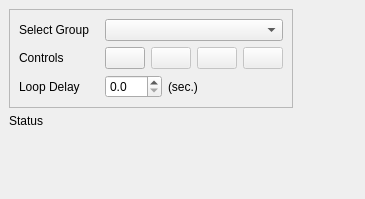
<?xml version="1.0" encoding="UTF-8"?>
<ui version="4.0">
 <class>LoopVisibleLayersDock</class>
 <widget class="QDockWidget" name="LoopVisibleLayersDock">
  <property name="geometry">
   <rect>
    <x>0</x>
    <y>0</y>
    <width>365</width>
    <height>199</height>
   </rect>
  </property>
  <property name="windowTitle">
   <string>Loop Visible Layers</string>
  </property>
  <widget class="QWidget" name="dockWidgetContents">
   <layout class="QGridLayout" name="gridLayout">
    <item row="0" column="1">
     <spacer name="horizontalSpacer_2">
      <property name="orientation">
       <enum>Qt::Horizontal</enum>
      </property>
      <property name="sizeHint" stdset="0">
       <size>
        <width>40</width>
        <height>20</height>
       </size>
      </property>
     </spacer>
    </item>
    <item row="4" column="0">
     <spacer name="verticalSpacer">
      <property name="orientation">
       <enum>Qt::Vertical</enum>
      </property>
      <property name="sizeHint" stdset="0">
       <size>
        <width>20</width>
        <height>40</height>
       </size>
      </property>
     </spacer>
    </item>
    <item row="0" column="0">
     <widget class="QFrame" name="frame">
      <property name="frameShape">
       <enum>QFrame::StyledPanel</enum>
      </property>
      <layout class="QGridLayout" name="gridLayout_2">
       <item row="2" column="2">
        <layout class="QHBoxLayout" name="horizontalLayout_2">
         <item>
          <widget class="QDoubleSpinBox" name="spinDelay">
           <property name="sizePolicy">
            <sizepolicy hsizetype="Minimum" vsizetype="Fixed">
             <horstretch>0</horstretch>
             <verstretch>0</verstretch>
            </sizepolicy>
           </property>
           <property name="decimals">
            <number>1</number>
           </property>
           <property name="minimum">
            <double>0.000000000000000</double>
           </property>
           <property name="maximum">
            <double>999.000000000000000</double>
           </property>
          </widget>
         </item>
         <item>
          <widget class="QLabel" name="label_4">
           <property name="text">
            <string>(sec.)</string>
           </property>
          </widget>
         </item>
         <item>
          <spacer name="horizontalSpacer">
           <property name="orientation">
            <enum>Qt::Horizontal</enum>
           </property>
           <property name="sizeHint" stdset="0">
            <size>
             <width>40</width>
             <height>20</height>
            </size>
           </property>
          </spacer>
         </item>
        </layout>
       </item>
       <item row="1" column="2">
        <layout class="QHBoxLayout" name="horizontalLayout">
         <item>
          <widget class="QPushButton" name="btnStart">
           <property name="toolTip">
            <string>Start / Pause</string>
           </property>
           <property name="text">
            <string/>
           </property>
           <property name="icon">
            <iconset resource="resources.qrc">
             <normaloff>:/plugins/loopvisiblelayers/icons/control_play.png</normaloff>:/plugins/loopvisiblelayers/icons/control_play.png</iconset>
           </property>
          </widget>
         </item>
         <item>
          <widget class="QPushButton" name="btnStop">
           <property name="enabled">
            <bool>false</bool>
           </property>
           <property name="toolTip">
            <string>Stop</string>
           </property>
           <property name="text">
            <string/>
           </property>
           <property name="icon">
            <iconset resource="resources.qrc">
             <normaloff>:/plugins/loopvisiblelayers/icons/control_stop.png</normaloff>:/plugins/loopvisiblelayers/icons/control_stop.png</iconset>
           </property>
          </widget>
         </item>
         <item>
          <widget class="QPushButton" name="btnBack">
           <property name="enabled">
            <bool>false</bool>
           </property>
           <property name="toolTip">
            <string>Back</string>
           </property>
           <property name="text">
            <string/>
           </property>
           <property name="icon">
            <iconset resource="resources.qrc">
             <normaloff>:/plugins/loopvisiblelayers/icons/control_rewind.png</normaloff>:/plugins/loopvisiblelayers/icons/control_rewind.png</iconset>
           </property>
          </widget>
         </item>
         <item>
          <widget class="QPushButton" name="btnForward">
           <property name="enabled">
            <bool>false</bool>
           </property>
           <property name="toolTip">
            <string>Forward</string>
           </property>
           <property name="text">
            <string/>
           </property>
           <property name="icon">
            <iconset resource="resources.qrc">
             <normaloff>:/plugins/loopvisiblelayers/icons/control_fastforward.png</normaloff>:/plugins/loopvisiblelayers/icons/control_fastforward.png</iconset>
           </property>
          </widget>
         </item>
        </layout>
       </item>
       <item row="2" column="0">
        <widget class="QLabel" name="label_2">
         <property name="text">
          <string>Loop Delay</string>
         </property>
        </widget>
       </item>
       <item row="0" column="0">
        <widget class="QLabel" name="label">
         <property name="text">
          <string>Select Group</string>
         </property>
        </widget>
       </item>
       <item row="0" column="2">
        <widget class="QComboBox" name="cbxGroup"/>
       </item>
       <item row="0" column="1">
        <spacer name="horizontalSpacer_3">
         <property name="orientation">
          <enum>Qt::Horizontal</enum>
         </property>
         <property name="sizeType">
          <enum>QSizePolicy::Fixed</enum>
         </property>
         <property name="sizeHint" stdset="0">
          <size>
           <width>10</width>
           <height>20</height>
          </size>
         </property>
        </spacer>
       </item>
       <item row="1" column="0">
        <widget class="QLabel" name="label_3">
         <property name="text">
          <string>Controls</string>
         </property>
        </widget>
       </item>
      </layout>
     </widget>
    </item>
    <item row="3" column="0">
     <widget class="QLabel" name="lblStatus">
      <property name="enabled">
       <bool>true</bool>
      </property>
      <property name="text">
       <string>Status</string>
      </property>
     </widget>
    </item>
   </layout>
  </widget>
 </widget>
 <resources>
  <include location="resources.qrc"/>
 </resources>
 <connections/>
</ui>
